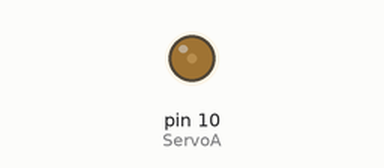
This sketch was run on a simulated Arduino Uno, built with avr-gcc and run on an emulated ATmega328P. Parts: output pins drawn as LEDs (lit = HIGH). What the sketch prints to the serial monitor is not drawn.

Above: at 0.05 s.
At 2.05 s:
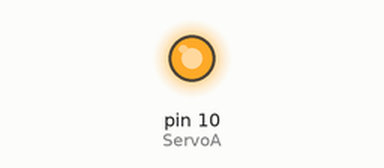
At 4.0 s:
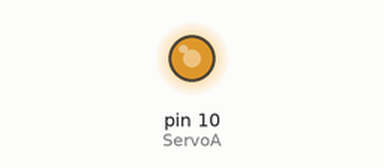
Timing chart, 0 to 5.2 s (numbered marks = the images above):
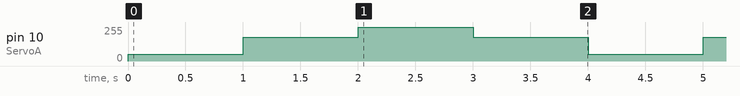

Measured:
- by itself, pin 10 (ServoA): repeats every 4.0 s: 180/255 1.0 s, 254/255 1.0 s, 180/255 1.0 s, 50/255 1.0 s

The sketch:

Servo_Base_Code_PWM_Bounds.ino
```cpp
// To control the servo with a frequency of 0.2Hz the period ought ot be 1/0.2 = 5 seconds
// 5/360 gives a delay of 0.0139 seconds between servo writes

int ServoA = 10;


void setup() {
  Serial.begin(9600);
  Serial.println("Begin");
  pinMode(ServoA, OUTPUT);
}

void loop() {
// Testing the bounds of the
  analogWrite(ServoA, 50);
  delay(1000);

  analogWrite(ServoA, 180);
  delay(1000);

  analogWrite(ServoA, 254);
  delay(1000);

  analogWrite(ServoA, 180);
  delay(1000);
}
```
